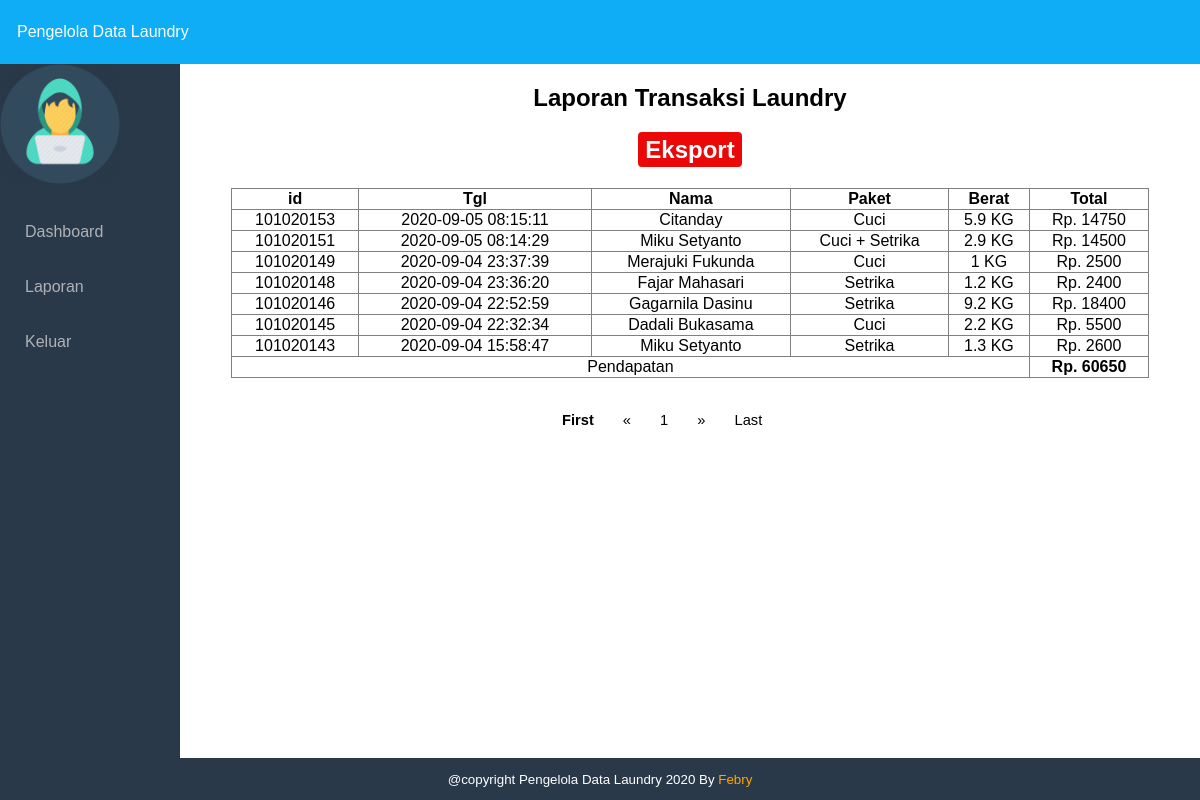
The page /laundry/owner/generate.php (signed in) on the database its author committed.
### tables this page shows
CREATE TABLE `transaksi` (
  `id` int(11) NOT NULL,
  `id_pelanggan` int(11) NOT NULL,
  `id_input` int(11) NOT NULL,
  `id_paket` int(11) NOT NULL,
  `id_owner` int(100) DEFAULT NULL,
  `berat` float NOT NULL,
  `total` float NOT NULL,
  `tanggal` timestamp NOT NULL DEFAULT current_timestamp() ON UPDATE current_timestamp()
);

CREATE TABLE `pelanggan` (
  `id_pelanggan` int(11) NOT NULL,
  `nama` varchar(30) NOT NULL,
  `alamat` varchar(50) NOT NULL,
  `tlpn` varchar(15) NOT NULL
);

CREATE TABLE `paket` (
  `id` int(100) NOT NULL,
  `paket` varchar(100) NOT NULL,
  `harga` float NOT NULL
);

### laundry/owner/security.php (called while the page is built, shortened)
<?php
$id_owner = $_SESSION['id_owner'];
?>

### laundry/owner/generate.php (the view, shortened to what this page needs)
<?php
include 'security.php';?>
<!DOCTYPE html>
<html>
<head>
	<link rel="stylesheet" type="text/css" href="style.css">
</head>
<body>
	<div class="wrapper">
		<div class="header">
            <?php include 'header.php'; ?>
		</div>
        <div class="badan">
			<div class="sidebar">
				<?php include 'sidebar.php'; ?>
			</div>
		<div class="content">
        <h2 style="text-align: center">Laporan Transaksi Laundry <p><a target="_blank" href="eksport.php" class="btn-hapus">Eksport</a></p></h2>
        <table border style="border-collapse: collapse; width:90%; text-align:center; margin-left: 5%">
                <thead>
                    <tr>
                        <th>id</th>
                        <th>Tgl</th>
                        <th>Nama</th>
                        <th>Paket</th>
                        <th>Berat</th>
                        <th>Total</th>
                    </tr>
                </thead>
                <tbody>
                <?php
                    $page = (isset($_GET['page']))? $_GET['page'] : 1;
                    $limit = 10;
                  $limit_start = ($page - 1) * $limit;
                    $cari = $_POST['cari'];
                    if($cari != ''){
                        $result  = mysqli_query($koneksi,"SELECT transaksi.tanggal, transaksi.id, pelanggan.nama, paket.paket, transaksi.total ,transaksi.berat FROM transaksi
                        INNER JOIN pelanggan ON pelanggan.id_pelanggan = transaksi.id_pelanggan
                        INNER JOIN paket ON paket.id=transaksi.id_paket
                        INNER JOIN owner ON owner.id=transaksi.id_owner
                        WHERE Id_owner=$id_owner AND transaksi.id LIKE '%$cari%'
                        OR transaksi.tanggal LIKE '%$cari%'
                        OR pelanggan.nama LIKE '%$cari%'
                        OR paket.paket LIKE '%$cari%'
                        OR transaksi.berat LIKE '%$cari%'
                        OR transaksi.total LIKE '%$cari%' order by tanggal DESC LIMIT ".$limit_start.",".$limit." ");
                        }
                    else{
                        $result = mysqli_query($koneksi,"SELECT transaksi.tanggal, transaksi.id, pelanggan.nama, paket.paket, transaksi.total ,transaksi.berat FROM transaksi
                        INNER JOIN pelanggan ON pelanggan.id_pelanggan = transaksi.id_pelanggan
                        INNER JOIN paket ON paket.id=transaksi.id_paket
                        WHERE id_owner=$id_owner order by tanggal DESC LIMIT ".$limit_start.",".$limit." ");
                        }
                    if(mysqli_num_rows($result)){
                    while($isi = mysqli_fetch_array($result) ){
                        ?>
                        <tr>
                            <td><?= $isi['id']; ?></td>
                            <td><?= $isi['tanggal'];?></td>
                            <td><?= $isi['nama']; ?></td>
                            <td><?= $isi['paket']; ?></td>
                            <td><?= $isi['berat'];?> KG</td>
                            <td>Rp. <?= $isi['total']; ?></td>
                        </tr>
                    <?php }}
                    else{
                        echo "<tr><td colspan='6'><p style='text-align: center'>Data Tidak Ditemukan</p></td></tr>";
                        }?>
                        <tr>
                            <td colspan="5">Pendapatan</td>
                            <td><b>Rp. <?php
                            $tot  = mysqli_query($koneksi, "SELECT SUM(total) FROM transaksi WHERE id_owner=$id_owner");
                            $SUM = mysqli_fetch_assoc($tot);
                            echo $SUM['SUM(total)'];
                        ?></b></td>
                        </tr>
                    </tbody>
                </table>
        <nav class="nav-button">
        <ul>
            <?php
                if($page == 1){
                ?>
                <li><a style="font-weight: bold;">First</a></li>
                <li><a href="#">&laquo;</a></li>
                <?php
                }else{
                $link_prev = ($page > 1)? $page - 1 : 1;
                ?>
                <li><a href="generate.php?page=1">First</a></li>
                <li><a href="generate.php?page=<?php echo $link_prev; ?>">&laquo;</a></li>
                <?php
                }
                ?>
                <?php
                $sql_jml = mysqli_query($koneksi, "SELECT COUNT(*) AS jumlah FROM transaksi");
                $get_jumlah = mysqli_fetch_array($sql_jml);
                $jumlah_page = ceil($get_jumlah['jumlah'] / $limit);
                $jumlah_number = 3;
                $start_number = ($page > $jumlah_number)? $page - $jumlah_number : 1;
                $end_number = ($page < ($jumlah_page - $jumlah_number))? $page + $jumlah_number : $jumlah_page;
                for($i = $start_number; $i <= $end_number; $i++){
                $link_active = ($page == $i)? ' class="active"' : '';
                ?>
                <li <?php echo $link_active; ?>><a href="generate.php?page=<?php echo $i; ?>"><?php echo $i; ?></a></li>
                <?php
                }
                ?>
                <?php
                if($page == $jumlah_page){
                ?>
                <li><a href="#">&raquo;</a></li>
                <li><a href="#">Last</a></li>
                <?php
                }else{
                $link_next = ($page < $jumlah_page)? $page + 1 : $jumlah_page;
                ?>
                <li><a href="generate.php?page=<?php echo $link_next; ?>">&raquo;</a></li>
                <li><a href="generate.php?page=<?php echo $jumlah_page; ?>">Last</a></li>
                <?php
                }
                ?>
            </ul>
            </nav>
        </div>
       <div class="footer">
            <p> @copyright Pengelola Data Laundry 2020 By<a target="_blank" href="https://www.instagram.com/official_febryardyansyah/" style="text-decoration:none; color:orange"> Febry</a></p>
        </div>
	</div>
</body>
</html>

### laundry/owner/style.css (style rules this page uses)
body { margin: 0; padding: 0; font-family: Arial, Helvetica, sans-serif; }
.header { background-color: #10adf7; position: fixed; top: 0; right: 0; left: 0; z-index: 1030; color: #ffffff; }
.wrapper { width: 100%; height: 100%; }
.badan { margin-top: 64px; width: 100%; height: 80%; }
.badan .sidebar { float: left; width: 15%; height: 900px; background:#293949; position: fixed; z-index: 1; left: 0; }
ul { padding: 0; margin-left: -1 0px; }
ul li { list-style: none; }
ul li a { text-decoration: none; color: #aeb2b7; display: block; padding: 19px 0px 18px 25px; transition: all 200ms ease-in; }
.badan .content { float: right; width: 85%; }
.footer { width: 100%; background: #293949; color: #fff; position: absolute; bottom: 0px; }
.footer p { text-align: center; font-size: 10pt; }
.nav-button { margin-left: 35%; font-size: 11pt; margin-top: 10px; }
.nav-button ul li { display: inline-block; }
.nav-button ul li a { color: #000000; text-decoration: none; }
.btn-hapus { background-color: #eb0808; color: white; padding: 4px 7px; margin: 8px 0; border: none; border-radius: 4px; text-decoration: none; }

### rows shown on the page
transaksi: id "101020153", tanggal "2020-09-05 08:15:11", id_pelanggan.nama "Citanday", id_paket.paket "Cuci", berat "5.9", total "14750"
transaksi: id "101020151", tanggal "2020-09-05 08:14:29", id_pelanggan.nama "Miku Setyanto", id_paket.paket "Cuci + Setrika", berat "2.9", total "14500"
transaksi: id "101020149", tanggal "2020-09-04 23:37:39", id_pelanggan.nama "Merajuki Fukunda", id_paket.paket "Cuci", berat "1", total "2500"
transaksi: id "101020148", tanggal "2020-09-04 23:36:20", id_pelanggan.nama "Fajar Mahasari", id_paket.paket "Setrika", berat "1.2", total "2400"
transaksi: id "101020146", tanggal "2020-09-04 22:52:59", id_pelanggan.nama "Gagarnila Dasinu", id_paket.paket "Setrika", berat "9.2", total "18400"
transaksi: id "101020145", tanggal "2020-09-04 22:32:34", id_pelanggan.nama "Dadali Bukasama", id_paket.paket "Cuci", berat "2.2", total "5500"
transaksi: id "101020143", tanggal "2020-09-04 15:58:47", id_pelanggan.nama "Miku Setyanto", id_paket.paket "Setrika", berat "1.3", total "2600"

### other values the page prints
$SUM['SUM(total)'] "60650"
